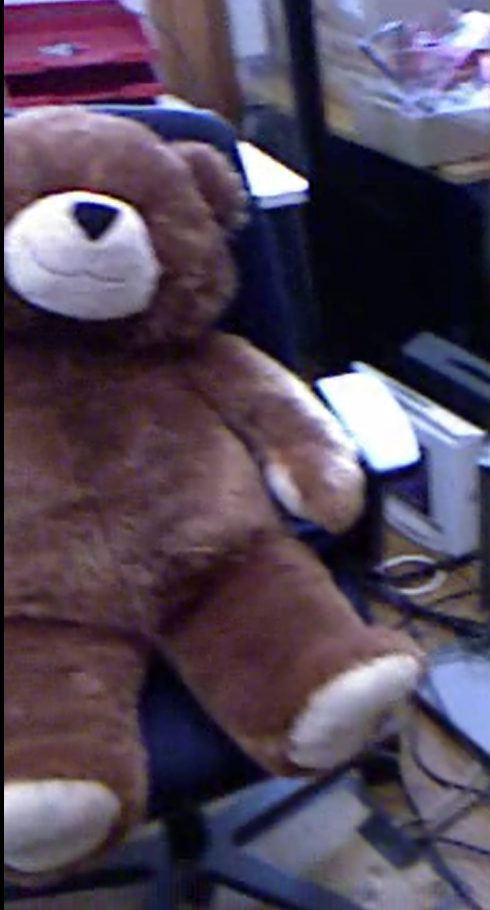
#> input picture data/tum-mini/Snipaste_video1-composite.png, 490 x 910 px
$ python -i viewpoint_warp.py   (imports and definitions only)
#> lines starting #> are read from the running program, lines starting #| are printed output that depends on the picture
"""Pure rotation: x right, y down, z forward; source rays -> target rays.

Positive camera yaw right / pitch up move the scene left / down.
Positive camera roll clockwise (looking along +z) moves the scene CCW.
R = Rz(-roll) @ Rx(-pitch) @ Ry(-yaw), applied right-to-left.
This defines fixed sequential ray rotations, not interchangeable Euler orders.
"""
import cv2
import numpy as np
from PIL import Image
from photography_viewpoint_agent.renderer.camera_parameters import CameraWarpParameters


def rotation_matrix(viewpoint):
    yaw, pitch, roll = -np.deg2rad([viewpoint.yaw_deg, viewpoint.pitch_deg, viewpoint.roll_deg])
    cy, sy = np.cos(yaw), np.sin(yaw)
    cp, sp = np.cos(pitch), np.sin(pitch)
    cr, sr = np.cos(roll), np.sin(roll)
    ry = np.array([[cy,0,sy],[0,1,0],[-sy,0,cy]])
    rx = np.array([[1,0,0],[0,cp,-sp],[0,sp,cp]])
    rz = np.array([[cr,-sr,0],[sr,cr,0],[0,0,1]])
    return rz @ rx @ ry


def rotation_homography(size, viewpoint):
    width, height = size
    if min(size) <= 0:
        raise ValueError('Image dimensions must be positive')
    rotation = rotation_matrix(viewpoint)
    focal = (width/2)/np.tan(np.deg2rad(viewpoint.horizontal_fov_deg)/2)
    intrinsic = np.array([[focal,0,width/2],[0,focal,height/2],[0,0,1]])
    homography = intrinsic @ rotation @ np.linalg.inv(intrinsic)
    corners = np.array([[0,0,1],[width,0,1],[width,height,1],[0,height,1]]).T
    # Refuse rotations whose forward/inverse projections cross the camera plane.
    for matrix in (homography, np.linalg.inv(homography)):
        if np.min((matrix @ corners)[2]) <= 1e-6:
            raise ValueError('Rotation/FoV crosses the camera plane; reduce angles or FoV')
    return homography, intrinsic, rotation


def warp_bbox(box, size, homography):
    """Axis-aligned bounds of the projected four corners, intentionally unclipped."""
    width, height = size
    left, top, right, bottom = box
    points = np.array([[left*width,top*height,1],[right*width,top*height,1],
                       [right*width,bottom*height,1],[left*width,bottom*height,1]]).T
    projected = homography @ points
    xy = projected[:2]/projected[2]
    return (float(xy[0].min()/width),float(xy[1].min()/height),
            float(xy[0].max()/width),float(xy[1].max()/height))


class RotationViewpointWarper:
    def warp(self, image, yaw_deg=0.0, pitch_deg=0.0, roll_deg=0.0,
             horizontal_fov_deg=60.0, border_mode='constant', fill_color=(128,128,128)):
        viewpoint = CameraWarpParameters(mode='rotation',yaw_deg=yaw_deg,pitch_deg=pitch_deg,
            roll_deg=roll_deg,horizontal_fov_deg=horizontal_fov_deg,border_mode=border_mode)
        h, k, r = rotation_homography(image.size, viewpoint)
        source = image.convert('RGB')
        if not viewpoint.active:
            result = source.copy()  # Exact identity: no interpolation.
        else:
            result = Image.fromarray(cv2.warpPerspective(np.asarray(source),h,image.size,
                flags=cv2.INTER_LINEAR, borderMode=cv2.BORDER_CONSTANT if border_mode=='constant'
                else cv2.BORDER_REPLICATE,borderValue=tuple(fill_color)))
        valid = cv2.warpPerspective(np.full((image.height,image.width),255,np.uint8),h,image.size,
            flags=cv2.INTER_NEAREST,borderMode=cv2.BORDER_CONSTANT,borderValue=0)
        return result, {'homography':h.tolist(),'intrinsics':k.tolist(),'rotation':r.tolist(),
            'parameters':viewpoint.model_dump(),'valid_fraction':float(np.mean(valid>0)),
            'image_size':list(image.size)}

>>> import cv2
>>> picture = cv2.imread('../../data/tum-mini/Snipaste_video1-composite.png', cv2.IMREAD_GRAYSCALE)
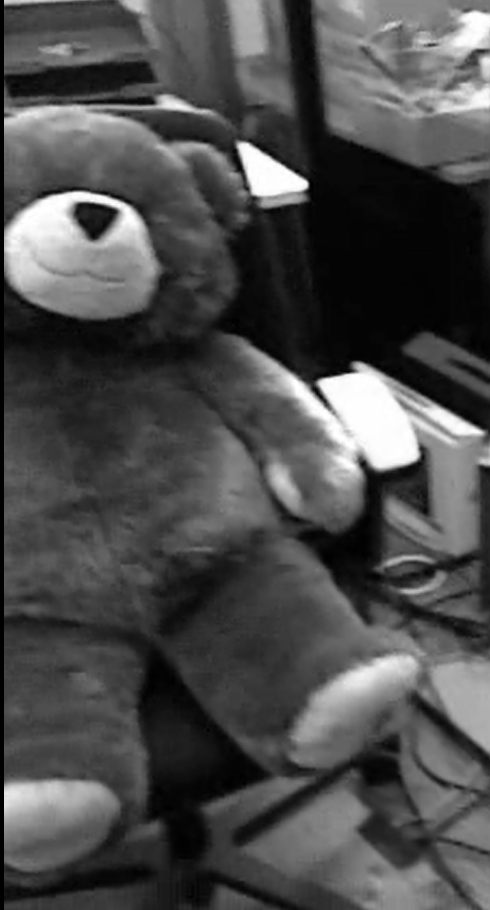
#> picture: shape (910, 490); min 0, max 255, mean 76.4
>>> result = RotationViewpointWarper().warp(picture)
#> (the run stopped early here; a loop or call above may not have finished)

$ run again, on data/tum-mini/Snipaste_video1-target.png
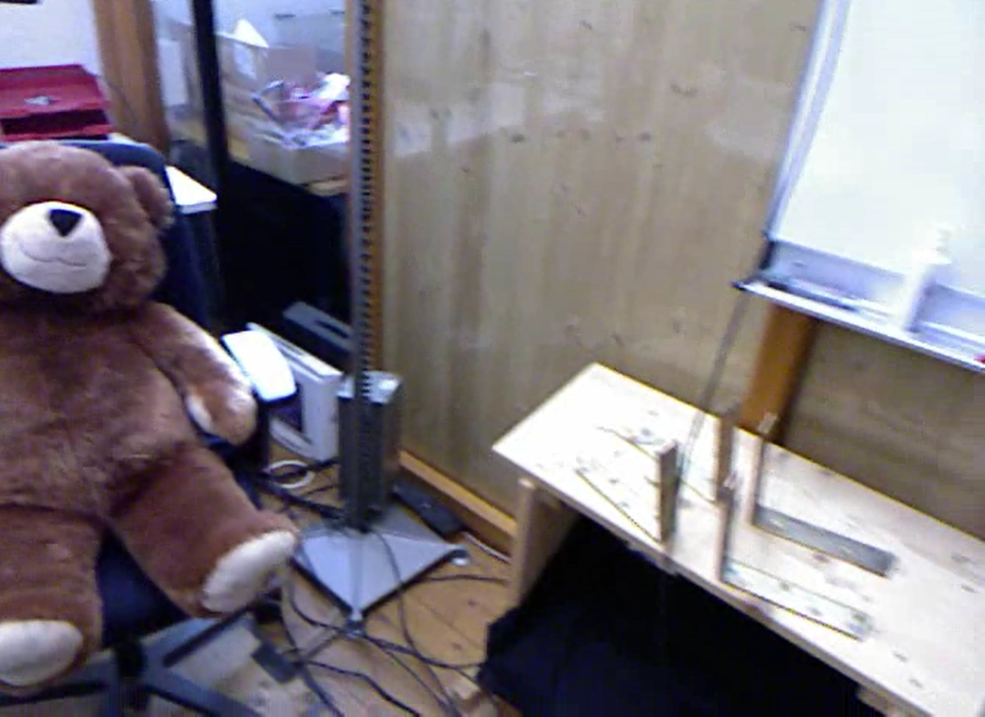
#> input picture data/tum-mini/Snipaste_video1-target.png, 985 x 717 px, shrunk from 1385 x 1008 before the run
#> `picture = cv2.imread('../../data/tum-mini/Snipaste_video1-composite.pn..`:
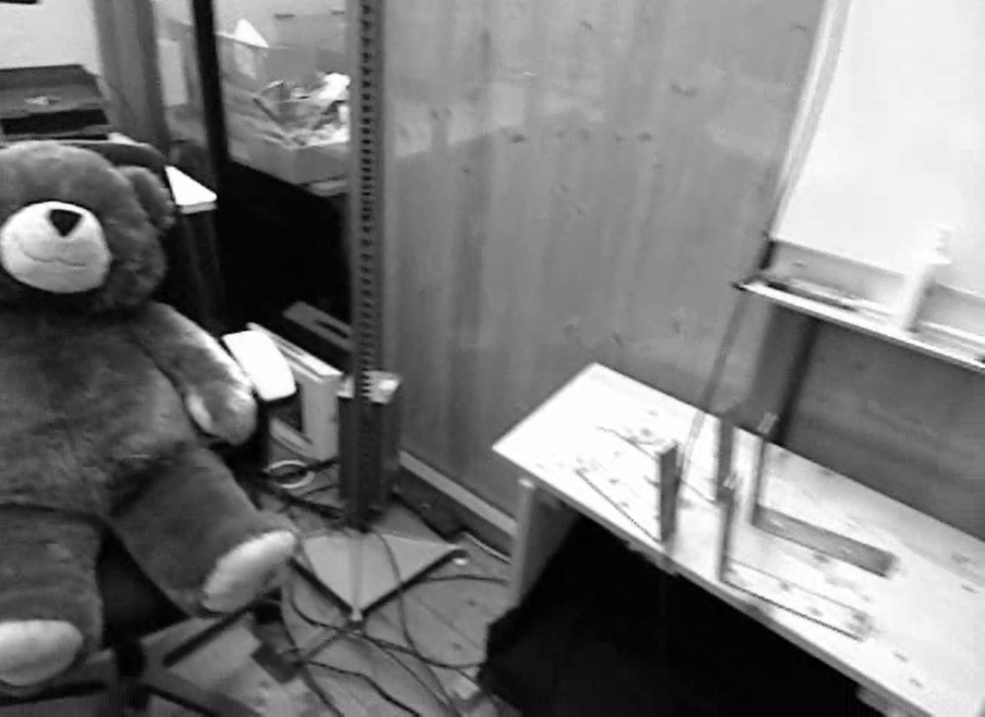
#> picture: shape (717, 985); min 0, max 255, mean 121
